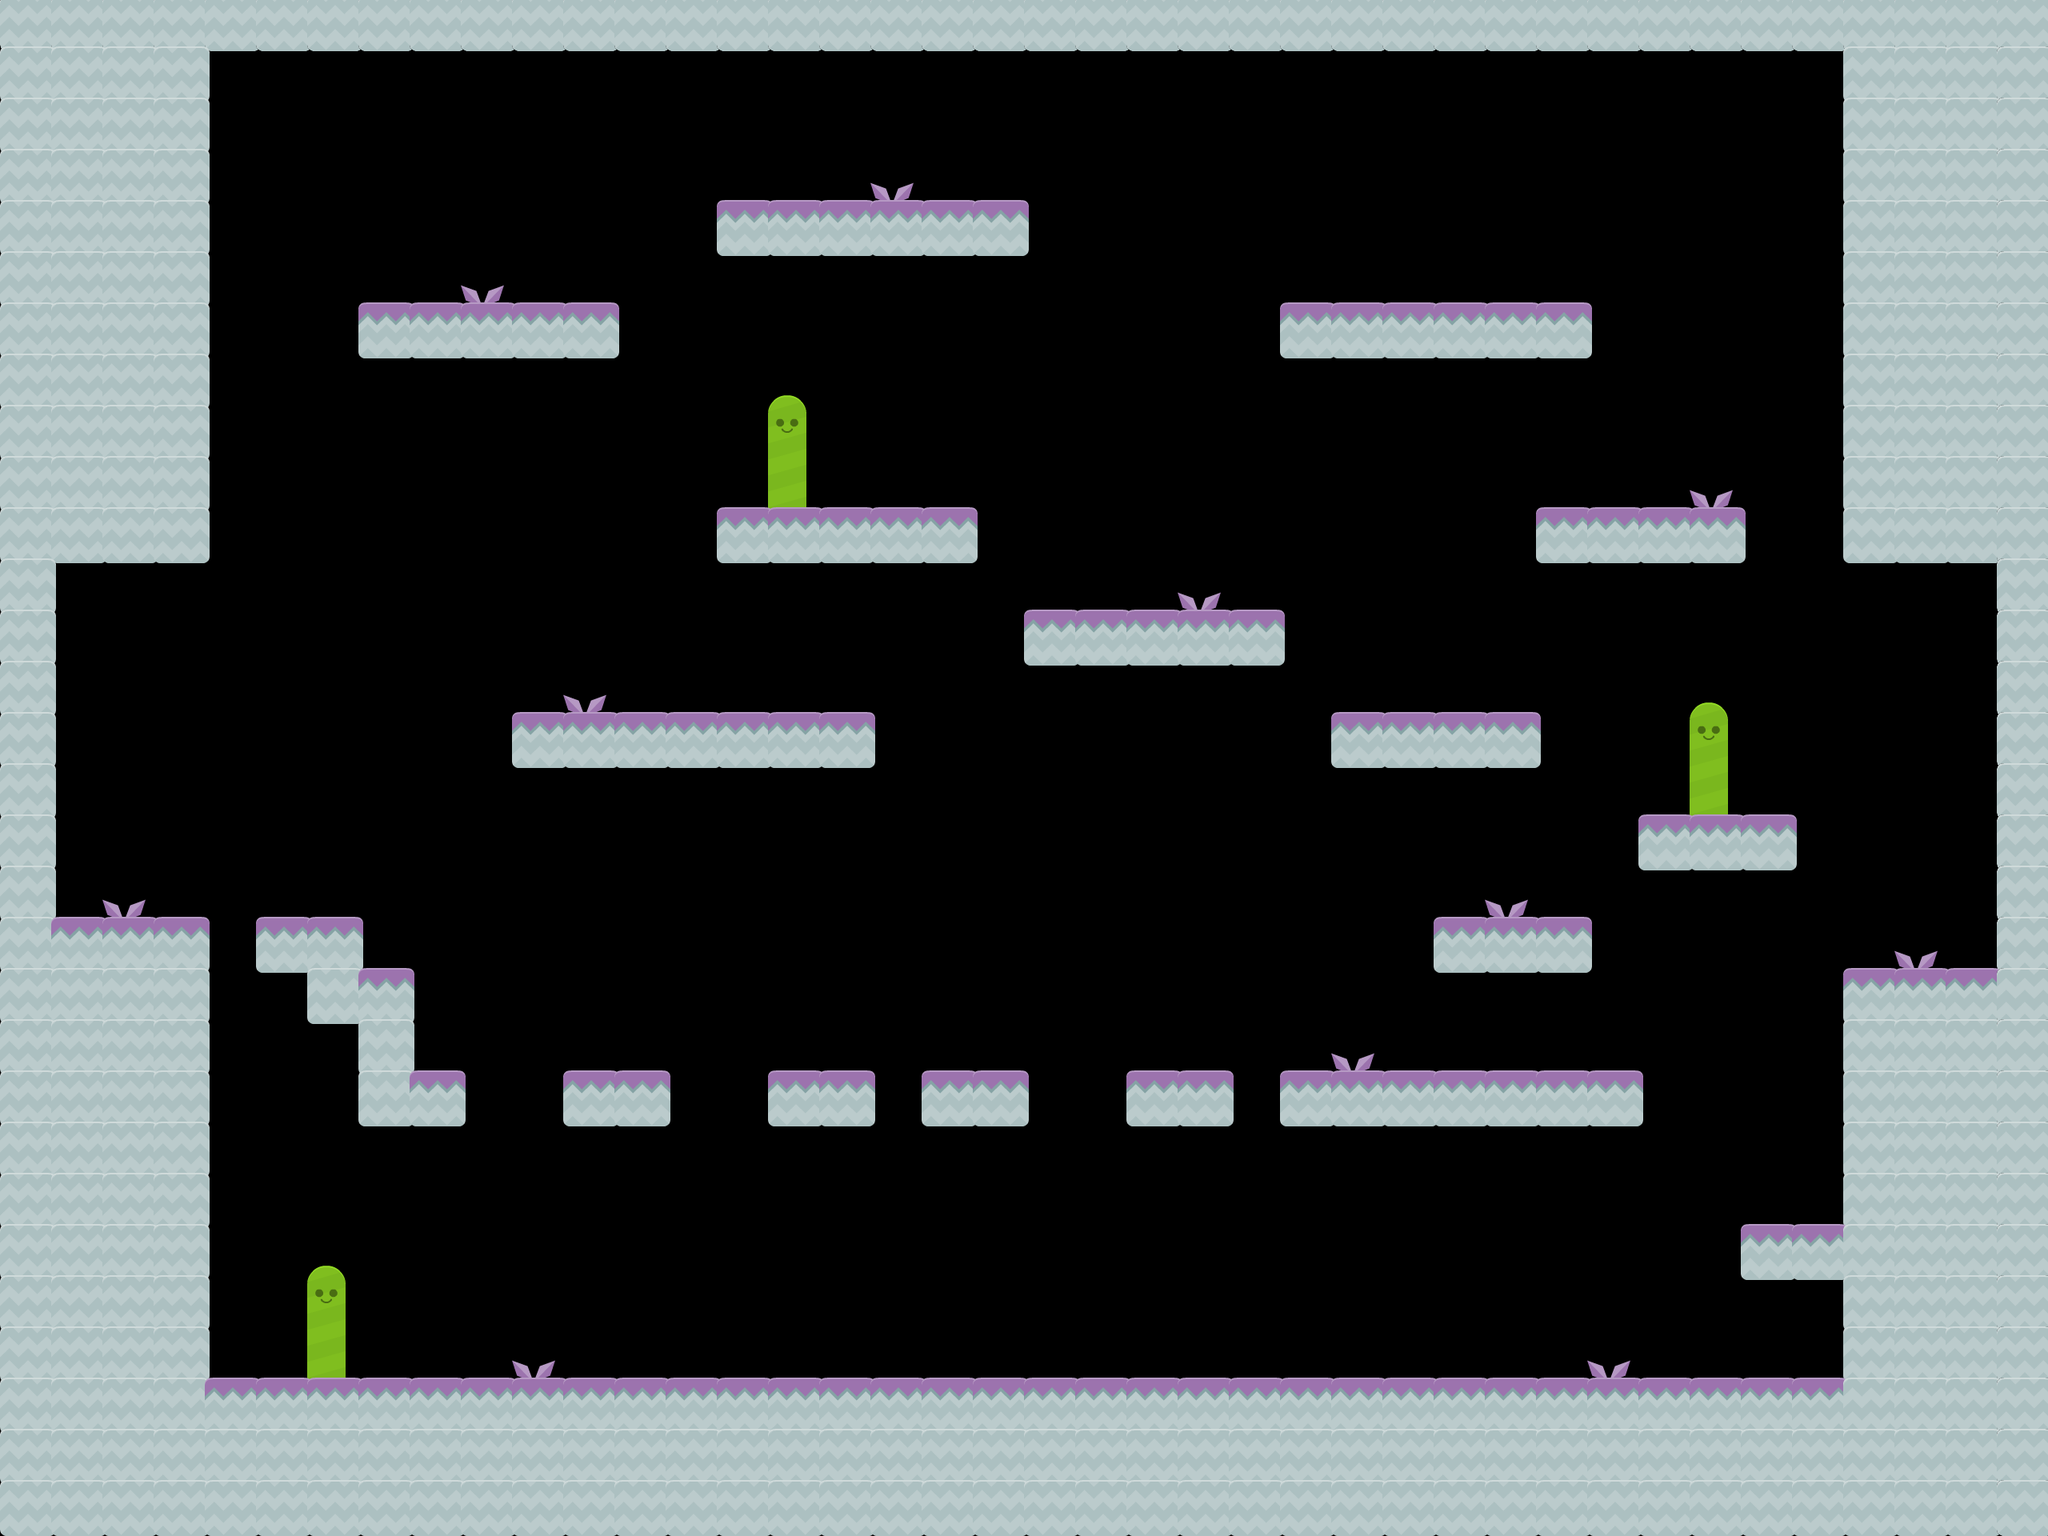

A 2D game scene composited from a Tiled map and its tileset images. What follows is a short description and the map's XML, with each tile layer's data collapsed to a summary:
An orthogonal 40x30 tile map with 64x64 px tiles, 1 tile layer (image_layer) and 33 objects (21x STATIC_PLATFORM, 11x WALL, PLAYER_SPAWN).

<map version="1.0" orientation="orthogonal" renderorder="left-down" width="40" height="30" tilewidth="64" tileheight="64" nextobjectid="51">
 <tileset firstgid="1" name="Tileset" tilewidth="72" tileheight="146">
  <tile id="0">
   <image width="54" height="28" source="tiles/png/alien_plant.png" />
  </tile>
  <tile id="1">
   <image width="71" height="24" source="tiles/png/bridge.png" />
  </tile>
  <tile id="2">
   <image width="70" height="70" source="tiles/png/crate.png" />
  </tile>
  <tile id="3">
   <image width="70" height="70" source="tiles/png/ground_cave.png" />
  </tile>
  <tile id="4">
   <image width="70" height="70" source="tiles/png/ground_rock.png" />
  </tile>
  <tile id="5">
   <image width="48" height="146" source="tiles/png/hill_long.png" />
  </tile>
  <tile id="6">
   <image width="70" height="70" source="tiles/png/lock_blue.png" />
  </tile>
  <tile id="7">
   <image width="72" height="21" source="tiles/png/plank.png" />
  </tile>
 </tileset>
 <layer name="image_layer" width="40" height="30">
  <data>[1200 cells, 409 non-empty, 4 distinct tile ids]</data>
 </layer>
 <objectgroup name="objects">
  <object id="1" type="STATIC_PLATFORM" x="448" y="384" width="320" height="64" />
  <object id="2" type="WALL" x="896" y="256" width="384" height="64" />
  <object id="3" type="STATIC_PLATFORM" x="896" y="640" width="320" height="64" />
  <object id="4" type="STATIC_PLATFORM" x="1600" y="384" width="384" height="64" />
  <object id="5" type="STATIC_PLATFORM" x="1920" y="640" width="256" height="64" />
  <object id="6" type="STATIC_PLATFORM" x="1280" y="768" width="320" height="64" />
  <object id="7" type="STATIC_PLATFORM" x="1664" y="896" width="256" height="64" />
  <object id="9" type="STATIC_PLATFORM" x="2048" y="1024" width="192" height="64" />
  <object id="10" type="STATIC_PLATFORM" x="1792" y="1152" width="192" height="64" />
  <object id="11" type="STATIC_PLATFORM" x="640" y="896" width="448" height="64" />
  <object id="12" type="STATIC_PLATFORM" x="320" y="1152" width="128" height="64" />
  <object id="14" type="STATIC_PLATFORM" x="448" y="1216" width="64" height="192" />
  <object id="15" type="STATIC_PLATFORM" x="512" y="1344" width="64" height="64" />
  <object id="16" type="STATIC_PLATFORM" x="64" y="1152" width="192" height="64" />
  <object id="19" type="WALL" x="384" y="1216" width="64" height="64" />
  <object id="20" type="STATIC_PLATFORM" x="704" y="1344" width="128" height="64" />
  <object id="23" type="WALL" x="256" y="0" width="2048" height="64" />
  <object id="25" type="WALL" x="2304" y="0" width="64" height="640" />
  <object id="26" type="WALL" x="192" y="0" width="64" height="640" />
  <object id="28" type="WALL" x="192" y="1216" width="64" height="512" />
  <object id="30" type="STATIC_PLATFORM" x="256" y="1728" width="2048" height="64" />
  <object id="32" type="STATIC_PLATFORM" x="2304" y="1216" width="192" height="64" />
  <object id="34" type="WALL" x="2304" y="1280" width="64" height="448" />
  <object id="35" type="WALL" x="0" y="704" width="64" height="448" />
  <object id="38" type="WALL" x="64" y="640" width="192" height="64" />
  <object id="41" type="WALL" x="2304" y="640" width="192" height="64" />
  <object id="43" type="WALL" x="2496" y="704" width="64" height="512" />
  <object id="44" type="STATIC_PLATFORM" x="960" y="1344" width="128" height="64" />
  <object id="45" type="STATIC_PLATFORM" x="1152" y="1344" width="128" height="64" />
  <object id="46" type="STATIC_PLATFORM" x="1408" y="1344" width="128" height="64" />
  <object id="47" type="STATIC_PLATFORM" x="1600" y="1344" width="448" height="64" />
  <object id="48" type="STATIC_PLATFORM" x="2176" y="1536" width="128" height="64" />
  <object id="49" type="PLAYER_SPAWN" x="1152" y="1216" width="64" height="64" />
 </objectgroup>
</map>
